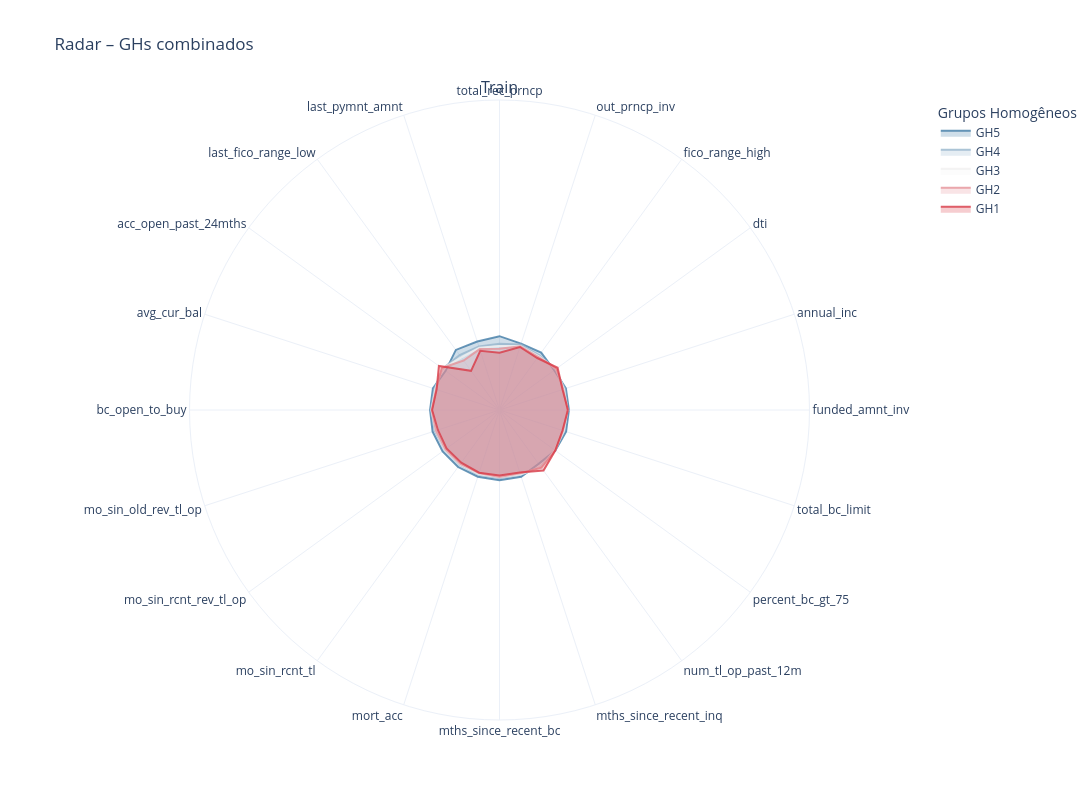

Source (notebook cell):
### Markdown cell above
### Radar por GH

### Code cell
# # 1) Radar único com todos os GHs (train & test)
fig = evaluator.plot_group_radar(
    splits=['train']
)
fig.show()

### Figure 1 — Plotly figure (JSON) as saved in the notebook; plotly's stock layout.template omitted (floating-point values rounded to 4 significant figures)
{"data": [{"customdata": [7234, 7234, 7234, 7234, 7234, 7234, 7234, 7234, 7234, 7234, 7234, 7234, 7234, 7234, 7234, 7234, 7234, 7234, 7234, 7234, 7234], "fill": "toself", "fillcolor": "rgba(65,124,167,0.25)", "hovertemplate": "GH5<br>Split: Train<br>Volume: %{customdata:,}<extra></extra>", "line": {"color": "rgba(65,124,167,0.8)"}, "name": "GH5", "r": [0.04812, 0.08026, -0.09263, 0.168, 0.08248, 0.4022, 0.258, 0.4369, -0.1728, 0.09785, 0.05104, 0.1251, 0.1242, 0.1358, 0.1113, 0.1078, 0.1066, -0.1761, 0.01377, 0.09611, 0.04812], "subplot": "polar", "theta": ["funded_amnt_inv", "annual_inc", "dti", "fico_range_high", "out_prncp_inv", "total_rec_prncp", "last_pymnt_amnt", "last_fico_range_low", "acc_open_past_24mths", "avg_cur_bal", "bc_open_to_buy", "mo_sin_old_rev_tl_op", "mo_sin_rcnt_rev_tl_op", "mo_sin_rcnt_tl", "mort_acc", "mths_since_recent_bc", "mths_since_recent_inq", "num_tl_op_past_12m", "percent_bc_gt_75", "total_bc_limit", "funded_amnt_inv"], "type": "scatterpolar"}, {"customdata": [2127, 2127, 2127, 2127, 2127, 2127, 2127, 2127, 2127, 2127, 2127, 2127, 2127, 2127, 2127, 2127, 2127, 2127, 2127, 2127, 2127], "fill": "toself", "fillcolor": "rgba(153,183,205,0.25)", "hovertemplate": "GH4<br>Split: Train<br>Volume: %{customdata:,}<extra></extra>", "line": {"color": "rgba(153,183,205,0.8)"}, "name": "GH4", "r": [-0.05956, -0.009454, 0.03863, -0.08667, 0.008185, -0.207, -0.1567, -0.06907, 0.1145, -0.03335, -0.01699, -0.0703, -0.1098, -0.1062, -0.04599, -0.06153, -0.05861, 0.1139, -0.03028, -0.04583, -0.05956], "subplot": "polar", "theta": ["funded_amnt_inv", "annual_inc", "dti", "fico_range_high", "out_prncp_inv", "total_rec_prncp", "last_pymnt_amnt", "last_fico_range_low", "acc_open_past_24mths", "avg_cur_bal", "bc_open_to_buy", "mo_sin_old_rev_tl_op", "mo_sin_rcnt_rev_tl_op", "mo_sin_rcnt_tl", "mort_acc", "mths_since_recent_bc", "mths_since_recent_inq", "num_tl_op_past_12m", "percent_bc_gt_75", "total_bc_limit", "funded_amnt_inv"], "type": "scatterpolar"}, {"customdata": [1496, 1496, 1496, 1496, 1496, 1496, 1496, 1496, 1496, 1496, 1496, 1496, 1496, 1496, 1496, 1496, 1496, 1496, 1496, 1496, 1496], "fill": "toself", "fillcolor": "rgba(242,241,241,0.25)", "hovertemplate": "GH3<br>Split: Train<br>Volume: %{customdata:,}<extra></extra>", "line": {"color": "rgba(242,241,241,0.8)"}, "name": "GH3", "r": [-0.05785, -0.08267, 0.08309, -0.1789, -0.1095, -0.3885, -0.2696, -0.3028, 0.1403, -0.1013, -0.05697, -0.1285, -0.103, -0.1226, -0.1042, -0.1158, -0.07508, 0.1578, -0.04268, -0.08865, -0.05785], "subplot": "polar", "theta": ["funded_amnt_inv", "annual_inc", "dti", "fico_range_high", "out_prncp_inv", "total_rec_prncp", "last_pymnt_amnt", "last_fico_range_low", "acc_open_past_24mths", "avg_cur_bal", "bc_open_to_buy", "mo_sin_old_rev_tl_op", "mo_sin_rcnt_rev_tl_op", "mo_sin_rcnt_tl", "mort_acc", "mths_since_recent_bc", "mths_since_recent_inq", "num_tl_op_past_12m", "percent_bc_gt_75", "total_bc_limit", "funded_amnt_inv"], "type": "scatterpolar"}, {"customdata": [1713, 1713, 1713, 1713, 1713, 1713, 1713, 1713, 1713, 1713, 1713, 1713, 1713, 1713, 1713, 1713, 1713, 1713, 1713, 1713, 1713], "fill": "toself", "fillcolor": "rgba(230,148,154,0.25)", "hovertemplate": "GH2<br>Split: Train<br>Volume: %{customdata:,}<extra></extra>", "line": {"color": "rgba(230,148,154,0.8)"}, "name": "GH2", "r": [-0.06517, -0.1462, 0.139, -0.2497, -0.1529, -0.6064, -0.3781, -0.6137, 0.2008, -0.1684, -0.08408, -0.1554, -0.1543, -0.1741, -0.1963, -0.1356, -0.176, 0.1991, 0.01211, -0.1619, -0.06517], "subplot": "polar", "theta": ["funded_amnt_inv", "annual_inc", "dti", "fico_range_high", "out_prncp_inv", "total_rec_prncp", "last_pymnt_amnt", "last_fico_range_low", "acc_open_past_24mths", "avg_cur_bal", "bc_open_to_buy", "mo_sin_old_rev_tl_op", "mo_sin_rcnt_rev_tl_op", "mo_sin_rcnt_tl", "mort_acc", "mths_since_recent_bc", "mths_since_recent_inq", "num_tl_op_past_12m", "percent_bc_gt_75", "total_bc_limit", "funded_amnt_inv"], "type": "scatterpolar"}, {"customdata": [930, 930, 930, 930, 930, 930, 930, 930, 930, 930, 930, 930, 930, 930, 930, 930, 930, 930, 930, 930, 930], "fill": "toself", "fillcolor": "rgba(217,58,70,0.25)", "hovertemplate": "GH1<br>Split: Train<br>Volume: %{customdata:,}<extra></extra>", "line": {"color": "rgba(217,58,70,0.8)"}, "name": "GH1", "r": [-0.02498, -0.2003, 0.2425, -0.3606, -0.2026, -0.9134, -0.5187, -1.623, 0.487, -0.2116, -0.1116, -0.3194, -0.2652, -0.2956, -0.2313, -0.2618, -0.2506, 0.4889, 0.00853, -0.2019, -0.02498], "subplot": "polar", "theta": ["funded_amnt_inv", "annual_inc", "dti", "fico_range_high", "out_prncp_inv", "total_rec_prncp", "last_pymnt_amnt", "last_fico_range_low", "acc_open_past_24mths", "avg_cur_bal", "bc_open_to_buy", "mo_sin_old_rev_tl_op", "mo_sin_rcnt_rev_tl_op", "mo_sin_rcnt_tl", "mort_acc", "mths_since_recent_bc", "mths_since_recent_inq", "num_tl_op_past_12m", "percent_bc_gt_75", "total_bc_limit", "funded_amnt_inv"], "type": "scatterpolar"}], "layout": {"annotations": [{"font": {"size": 16}, "showarrow": false, "text": "Train", "x": 0.5, "xanchor": "center", "xref": "paper", "y": 1, "yanchor": "bottom", "yref": "paper"}], "height": 800, "legend": {"title": {"text": "Grupos Homogêneos"}}, "polar": {"domain": {"x": [0, 1], "y": [0, 1]}, "radialaxis": {"range": [-5.487, 19.24], "visible": false}}, "title": {"text": "Radar – GHs combinados"}, "width": 1200}}
